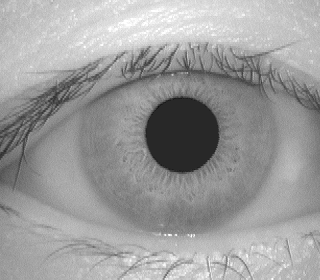
#> input picture CASIA-IrisV1/001/1/001_1_1.bmp, 320 x 280 px; its folder holds only this picture in this run
$ python -i IrisLocalization.py   (imports and definitions only)
#> lines starting #> are read from the running program, lines starting #| are printed output that depends on the picture; after the words box and inside, x2 and y2 are one past the last pixel; in counts of white or black regions, pixels touching at a corner belong together
"""
IrisLocalization.py

Purpose:
    This script detects the pupil boundary and the outer iris boundary from a
    grayscale eye image. These two circular boundaries are required for the
    later normalization step, where the annular iris region is mapped into a
    fixed-size rectangular representation.

Overall Logic:
    1. Perform a coarse pupil center estimation using horizontal and vertical
       projection minima.
    2. Refine the pupil location inside a local 120x120 region using adaptive
       thresholding and contour analysis.
    3. Refine the pupil circle using a constrained Hough Circle Transform.
    4. Detect the outer iris boundary using edge detection and a second
       constrained Hough Circle Transform.
    5. Return both pupil parameters and iris parameters.

Why this script is needed:
    Accurate localization is essential in an iris recognition system. If the
    pupil circle or outer iris circle is incorrect, the following normalization
    and feature extraction stages will also be inaccurate, which can reduce the
    final recognition performance.

Key Variables and Parameters:
    xp, yp:
        Estimated pupil center coordinates.
    rp:
        Estimated pupil radius.
    xp0, yp0:
        Initial coarse pupil center estimated from projection minima.
    pupil_params:
        Final pupil circle parameters in the form (center_x, center_y, radius).
    iris_params:
        Final iris outer circle parameters in the form (center_x, center_y, radius).
    roi:
        Local image region used for adaptive pupil refinement.
    bw:
        Binary image obtained after thresholding the local ROI.
    contours:
        Connected components extracted from the binary pupil candidate region.
    circles_p:
        Pupil circle candidates returned by Hough Circle Transform.
    circles_i:
        Iris outer boundary candidates returned by Hough Circle Transform.
    center_offset:
        Distance between the candidate iris center and the pupil center.
"""

import cv2
import numpy as np
from typing import Tuple


def _clip_roi(x0, y0, x1, y1, w, h):
    """
    Clip a rectangular region so that it stays inside the image boundaries.

    Args:
        x0, y0:
            Top-left corner of the proposed region.
        x1, y1:
            Bottom-right corner of the proposed region.
        w, h:
            Width and height of the full image.

    Returns:
        A valid clipped rectangle (x0, y0, x1, y1).

    Why this function is needed:
        During localization, local search regions are often centered around an
        estimated pupil position. If the estimate is close to the image border,
        the region may partially fall outside the image. This helper prevents
        invalid indexing.
    """
    x0 = max(0, x0)
    y0 = max(0, y0)
    x1 = min(w, x1)
    y1 = min(h, y1)
    return x0, y0, x1, y1


def _coarse_pupil_center(img: np.ndarray) -> tuple[int, int]:
    """
    Estimate a coarse pupil center using projection minima.

    Logic:
        1. Convert the image to float.
        2. Compute the mean gray value along each column and each row.
        3. The darkest column and darkest row are selected as the coarse pupil
           center because the pupil is typically the darkest region in the eye image.

    Args:
        img:
            Grayscale image.

    Returns:
        A tuple (xp, yp) representing the coarse pupil center.

    Key Variables:
        col_proj:
            Average gray value for each column.
        row_proj:
            Average gray value for each row.
        xp:
            Column index with the minimum average intensity.
        yp:
            Row index with the minimum average intensity.
    """
    img_f = img.astype(np.float32)
    col_proj = np.mean(img_f, axis=0)
    row_proj = np.mean(img_f, axis=1)

    xp = int(np.argmin(col_proj))
    yp = int(np.argmin(row_proj))
    return xp, yp


def _adaptive_pupil_from_local_roi(img: np.ndarray, xp: int, yp: int) -> tuple[int, int, int]:
    """
    Refine the pupil center and radius inside a local 120x120 region.

    Logic:
        1. Center a local search window around the current pupil estimate.
        2. Apply Otsu thresholding inside that local window.
        3. Use morphological opening and closing to clean the binary region.
        4. Find contours and keep plausible pupil candidates.
        5. Select the best candidate based on area and closeness to the center.
        6. Update the pupil estimate and repeat once more for refinement.

    Args:
        img:
            Grayscale image.
        xp, yp:
            Initial pupil center estimate.

    Returns:
        A tuple (xp, yp, rp) representing the refined pupil center and radius.

    Key Variables:
        roi:
            The 120x120 local search region around the pupil center.
        bw:
            Binary image after Otsu thresholding.
        contours:
            Contours found in the binary pupil candidate map.
        candidates:
            A list of plausible pupil candidates with their scores.
        cx_roi, cy_roi:
            The center of the local ROI, used to prefer candidates near the middle.
        rp:
            Estimated pupil radius.
    """
    h, w = img.shape

    for _ in range(2):
        # Define a local 120x120 search region centered at the current estimate
        x0, y0, x1, y1 = _clip_roi(xp - 60, yp - 60, xp + 60, yp + 60, w, h)
        roi = img[y0:y1, x0:x1]

        # Apply Otsu thresholding inside the local ROI
        _, bw = cv2.threshold(roi, 0, 255, cv2.THRESH_BINARY_INV + cv2.THRESH_OTSU)

        # Remove small noise and close small holes
        kernel = cv2.getStructuringElement(cv2.MORPH_ELLIPSE, (5, 5))
        bw = cv2.morphologyEx(bw, cv2.MORPH_OPEN, kernel)
        bw = cv2.morphologyEx(bw, cv2.MORPH_CLOSE, kernel)

        # Find connected pupil candidates
        contours, _ = cv2.findContours(bw, cv2.RETR_EXTERNAL, cv2.CHAIN_APPROX_SIMPLE)

        if contours:
            candidates = []
            cx_roi = (x1 - x0) / 2.0
            cy_roi = (y1 - y0) / 2.0

            for c in contours:
                area = cv2.contourArea(c)
                if area < 100:
                    continue

                (cx, cy), r = cv2.minEnclosingCircle(c)
                if r < 15 or r > 70:
                    continue

                # Prefer larger regions close to the ROI center
                dist2 = (cx - cx_roi) ** 2 + (cy - cy_roi) ** 2
                score = area - 0.5 * dist2
                candidates.append((score, c))

            if candidates:
                _, best = max(candidates, key=lambda t: t[0])
                M = cv2.moments(best)

                if M["m00"] > 1e-6:
                    cx = int(x0 + M["m10"] / M["m00"])
                    cy = int(y0 + M["m01"] / M["m00"])
                    (_, _), r = cv2.minEnclosingCircle(best)

                    xp, yp, rp = cx, cy, int(r)
                    continue

        # Fallback radius if no stable contour is found
        rp = 45

    return xp, yp, rp


def localize_iris(img: np.ndarray, config=None) -> Tuple[Tuple[int, int, int], Tuple[int, int, int]]:
    """
    Localize both the pupil boundary and the outer iris boundary.

    Main Steps:
        1. Smooth the image with median filtering.
        2. Estimate a coarse pupil center from projection minima.
        3. Refine the pupil center and radius using local adaptive thresholding.
        4. Refine the pupil circle with a local Hough Circle Transform.
        5. Detect the outer iris boundary with a constrained global Hough Circle Transform.
        6. Return both pupil parameters and iris parameters.

    Args:
        img:
            Input grayscale eye image.
        config:
            Optional configuration input. It is not used in the current implementation.

    Returns:
        A tuple:
            - pupil_params = (xp, yp, rp)
            - iris_params  = (xi, yi, ri)

    Key Variables:
        blurred:
            Median-filtered image used for more stable edge detection and projection.
        xp0, yp0:
            Coarse pupil center from projection minima.
        xp, yp, rp:
            Refined pupil center and radius.
        local:
            Local image patch used for pupil Hough refinement.
        edges_local:
            Edge map used for pupil circle detection.
        circles_p:
            Pupil circle candidates from local Hough transform.
        edges:
            Global edge map used for outer iris boundary detection.
        circles_i:
            Iris circle candidates from constrained Hough transform.
        iris_params:
            Final chosen outer iris circle parameters.
    """
    # Ensure the input is a grayscale image
    if img.ndim != 2:
        raise ValueError("Input must be grayscale.")

    h, w = img.shape

    # Median filtering helps suppress impulse noise before localization
    blurred = cv2.medianBlur(img, 5)

    # Step 1: Coarse pupil center from horizontal / vertical projections
    xp0, yp0 = _coarse_pupil_center(blurred)

    # Step 2: Local adaptive threshold refinement of the pupil
    xp, yp, rp = _adaptive_pupil_from_local_roi(blurred, xp0, yp0)

    # Step 3a: Refine pupil circle using local Hough transform
    x0, y0, x1, y1 = _clip_roi(xp - 70, yp - 70, xp + 70, yp + 70, w, h)
    local = blurred[y0:y1, x0:x1]
    edges_local = cv2.Canny(local, 40, 120)

    pupil_params = (xp, yp, rp)

    circles_p = cv2.HoughCircles(
        edges_local,
        cv2.HOUGH_GRADIENT,
        dp=1.0,
        minDist=30,
        param1=100,
        param2=10,
        minRadius=max(15, rp - 15),
        maxRadius=min(70, rp + 20),
    )

    if circles_p is not None:
        circles_p = np.round(circles_p[0]).astype(int)

        # Choose the pupil candidate closest to the current estimate
        best = min(
            circles_p,
            key=lambda c: (c[0] + x0 - xp) ** 2 + (c[1] + y0 - yp) ** 2 + 0.5 * abs(c[2] - rp)
        )

        pupil_params = (int(best[0] + x0), int(best[1] + y0), int(best[2]))
        xp, yp, rp = pupil_params

    # Step 3b: Detect the outer iris boundary with constrained Hough transform
    edges = cv2.Canny(blurred, 50, 150)

    circles_i = cv2.HoughCircles(
        edges,
        cv2.HOUGH_GRADIENT,
        dp=1.2,
        minDist=80,
        param1=120,
        param2=25,
        minRadius=max(80, int(rp * 2.0)),
        maxRadius=min(140, int(rp * 3.4)),
    )

    # Default fallback if no valid iris circle is found
    iris_params = (xp, yp, int(rp * 2.8))

    if circles_i is not None:
        circles_i = np.round(circles_i[0]).astype(int)

        candidates = []
        for c in circles_i:
            cx, cy, r = int(c[0]), int(c[1]), int(c[2])

            # The pupil and iris circles are not necessarily concentric,
            # but the offset should still be limited
            center_offset = np.sqrt((cx - xp) ** 2 + (cy - yp) ** 2)
            if center_offset > 25:
                continue

            # The outer iris radius should be significantly larger than the pupil radius
            if r <= rp + 20:
                continue

            # Smaller score indicates a more plausible iris circle
            score = center_offset + 0.3 * abs(r - int(rp * 2.8))
            candidates.append((score, (cx, cy, r)))

        if candidates:
            _, iris_params = min(candidates, key=lambda t: t[0])

    return pupil_params, iris_params

>>> import cv2
>>> picture = cv2.imread('../CASIA-IrisV1/001/1/001_1_1.bmp', cv2.IMREAD_GRAYSCALE)
#> picture is the input picture: shape (280, 320); min 18, max 255, mean 155.9
>>> result = localize_iris(picture)
#> in localize_iris, `blurred = cv2.medianBlur(img, 5)`:
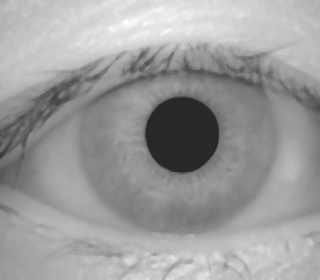
#> blurred: shape (280, 320); min 40, max 255, mean 156
#> in _coarse_pupil_center, `col_proj = np.mean(img_f, axis=0)`: col_proj = 320 values, max 172.1 at index 289, min 130.9 at index 186, mean 156
#> in _coarse_pupil_center, `row_proj = np.mean(img_f, axis=1)`: row_proj = 280 values, max 211.5 at index 29, min 111.4 at index 125, mean 156
#> in _coarse_pupil_center, `xp = int(np.argmin(col_proj))`: xp = 186
#> in _coarse_pupil_center, `yp = int(np.argmin(row_proj))`: yp = 125
#> in localize_iris, `xp0, yp0 = _coarse_pupil_center(blurred)`: xp0 = 186; yp0 = 125
#> the loop in _adaptive_pupil_from_local_roi, `for _ in range(2):` made 2 passes
#> (x0, y0, x1, y1, cx_roi, cy_roi, cx, cy) on passes 1 to 2: (126, 65, 246, 185, 60, 60, 181, 134), (121, 74, 241, 194, 60, 60, 181, 134)
#> pass 1, in _adaptive_pupil_from_local_roi, `bw = cv2.morphologyEx(bw, cv2.MORPH_OPEN, kernel)`:
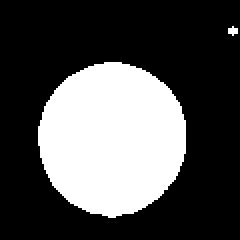
#> bw: shape (120, 120) (shown 2 times larger); 31.1% white; 2 white regions (1 under 20 px), largest, box (x1, y1, x2, y2) and area: (19, 31, 93, 109) 4465
#> after the loop in _adaptive_pupil_from_local_roi, `for _ in range(2):`:
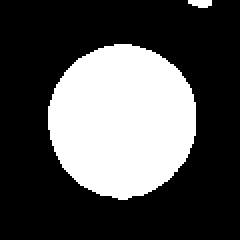
#> bw: shape (120, 120) (shown 2 times larger); 31.3% white; 2 white regions, box (x1, y1, x2, y2) and area: (24, 22, 98, 100) 4470, (94, 0, 106, 4) 39
#> after the loop in _adaptive_pupil_from_local_roi, `for _ in range(2):`:
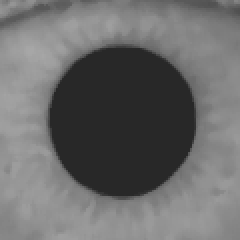
#> roi: shape (120, 120) (shown 2 times larger); min 40, max 167, mean 107.3
#> in localize_iris, `xp, yp, rp = _adaptive_pupil_from_local_roi(blurred, xp0, yp0)`: xp = 181; yp = 134; rp = 38
#> in localize_iris, `x0, y0, x1, y1 = _clip_roi(xp - 70, yp - 70, xp + 70, yp + 70, w, h)`: x0 = 111; y0 = 64; x1 = 251; y1 = 204
#> in localize_iris, `local = blurred[y0:y1, x0:x1]`:
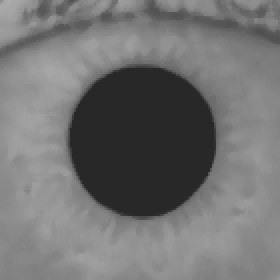
#> local: shape (140, 140) (shown 2 times larger); min 40, max 173, mean 114
#> in localize_iris, `edges_local = cv2.Canny(local, 40, 120)`:
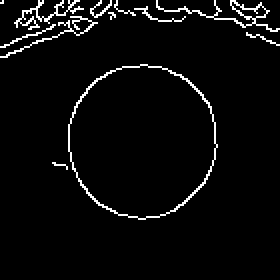
#> edges_local: shape (140, 140) (shown 2 times larger); 4% white in thin lines or dots, all inside (x1, y1, x2, y2) = (0, 0, 140, 110)
#> in localize_iris, `pupil_params = (xp, yp, rp)`: pupil_params = (181, 134, 38)
#> in localize_iris, `circles_p = cv2.HoughCircles( edges_local, cv2.HOUGH_GRADIENT, dp=1.0,..`: circles_p = [[68.5, 69.5, 37.9], [30.5, 40.5, 34.4], [89.5, 42.5, 38.5]]
#> in localize_iris, `circles_p = np.round(circles_p[0]).astype(int)`: circles_p = [[68, 70, 38], [30, 40, 34], [90, 42, 38]]
#> in localize_iris, `best = min( circles_p, key=lambda c: (c[0] + x0 - xp) ** 2 + (c[1] + y..`: best = [68, 70, 38]
#> in localize_iris, `pupil_params = (int(best[0] + x0), int(best[1] + y0), int(best[2]))`: pupil_params = (179, 134, 38)
#> in localize_iris, `xp, yp, rp = pupil_params`: xp = 179
#> in localize_iris, `edges = cv2.Canny(blurred, 50, 150)`:
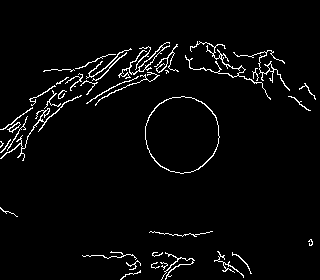
#> edges: shape (280, 320); 3.3% white in thin lines or dots, all inside (x1, y1, x2, y2) = (0, 41, 316, 280)
#> in localize_iris, `circles_i = cv2.HoughCircles( edges, cv2.HOUGH_GRADIENT, dp=1.2, minDi..`: circles_i = [[121.8, 157.8, 100.5], [240.6, 173.4, 107.1]]
#> in localize_iris, `iris_params = (xp, yp, int(rp * 2.8))`: iris_params = (179, 134, 106)
#> in localize_iris, `circles_i = np.round(circles_i[0]).astype(int)`: circles_i = [[122, 158, 101], [241, 173, 107]]
#> the loop in localize_iris, `for c in circles_i:` made 2 passes
#> (cx, cy, r, center_offset) on passes 1 to 2: (122, 158, 101, 61.85), (241, 173, 107, 73.25)
#> after the loop in localize_iris, `for c in circles_i:`: candidates = []
#> result = ((179, 134, 38), (179, 134, 106))

$ run again, on CASIA-IrisV1/001/1/001_1_3.bmp
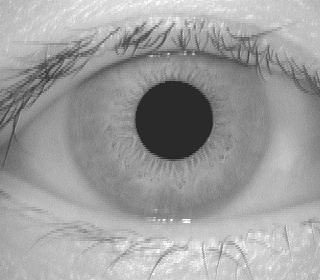
#> input picture CASIA-IrisV1/001/1/001_1_3.bmp, 320 x 280 px
#> picture is the input picture: shape (280, 320); min 29, max 255, mean 158
#> col_proj = 320 values, max 180 at index 280, min 131.8 at index 180, mean 158.1
#> row_proj = 280 values, max 211.4 at index 0, min 115.5 at index 106, mean 158.1
#> in _coarse_pupil_center, `xp = int(np.argmin(col_proj))`: xp = 180
#> in _coarse_pupil_center, `yp = int(np.argmin(row_proj))`: yp = 106
#> xp0 = 180; yp0 = 106
#> the loop in _adaptive_pupil_from_local_roi, `for _ in range(2):` made 2 passes
#> (x0, y0, x1, y1, cx_roi, cy_roi, cx, cy) on passes 1 to 2: (120, 46, 240, 166, 60, 60, 173, 119), (113, 59, 233, 179, 60, 60, 173, 119)
#> pass 1, in _adaptive_pupil_from_local_roi, `_, bw = cv2.threshold(roi, 0, 255, cv2.THRESH_BINARY_INV + cv2.THRESH_..`:
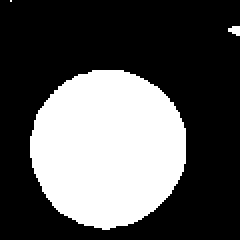
#> bw: shape (120, 120) (shown 2 times larger); 33.8% white; 3 white regions (1 under 20 px), largest, box (x1, y1, x2, y2) and area: (15, 35, 93, 115) 4847, (114, 13, 120, 18) 22
#> in localize_iris, `xp, yp, rp = _adaptive_pupil_from_local_roi(blurred, xp0, yp0)`: xp = 173; yp = 119; rp = 40
#> in localize_iris, `x0, y0, x1, y1 = _clip_roi(xp - 70, yp - 70, xp + 70, yp + 70, w, h)`: x0 = 103; y0 = 49; x1 = 243; y1 = 189
#> edges_local: shape (140, 140); 3.2% white in thin lines or dots, all inside (x1, y1, x2, y2) = (0, 0, 140, 112)
#> in localize_iris, `pupil_params = (xp, yp, rp)`: pupil_params = (173, 119, 40)
#> in localize_iris, `circles_p = cv2.HoughCircles( edges_local, cv2.HOUGH_GRADIENT, dp=1.0,..`: circles_p = [[69.5, 70.5, 38.9], [59.5, 36.5, 36.5]]
#> in localize_iris, `circles_p = np.round(circles_p[0]).astype(int)`: circles_p = [[70, 70, 39], [60, 36, 36]]
#> best = [70, 70, 39]
#> in localize_iris, `pupil_params = (int(best[0] + x0), int(best[1] + y0), int(best[2]))`: pupil_params = (173, 119, 39)
#> in localize_iris, `xp, yp, rp = pupil_params`: rp = 39
#> in localize_iris, `edges = cv2.Canny(blurred, 50, 150)`:
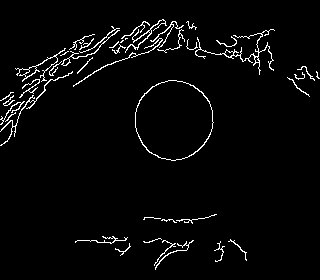
#> edges: shape (280, 320); 3.1% white in thin lines or dots, all inside (x1, y1, x2, y2) = (0, 19, 320, 270)
#> in localize_iris, `circles_i = cv2.HoughCircles( edges, cv2.HOUGH_GRADIENT, dp=1.2, minDi..`: circles_i = [[120.6, 153, 107.5], [228.6, 143.4, 90.2]]
#> iris_params = (173, 119, 109)
#> in localize_iris, `circles_i = np.round(circles_i[0]).astype(int)`: circles_i = [[121, 153, 107], [229, 143, 90]]
#> the loop in localize_iris, `for c in circles_i:` made 2 passes
#> (cx, cy, r, center_offset) on passes 1 to 2: (121, 153, 107, 62.13), (229, 143, 90, 60.93)
#> after the loop in localize_iris, `for c in circles_i:`: candidates = []
#> result = ((173, 119, 39), (173, 119, 109))
